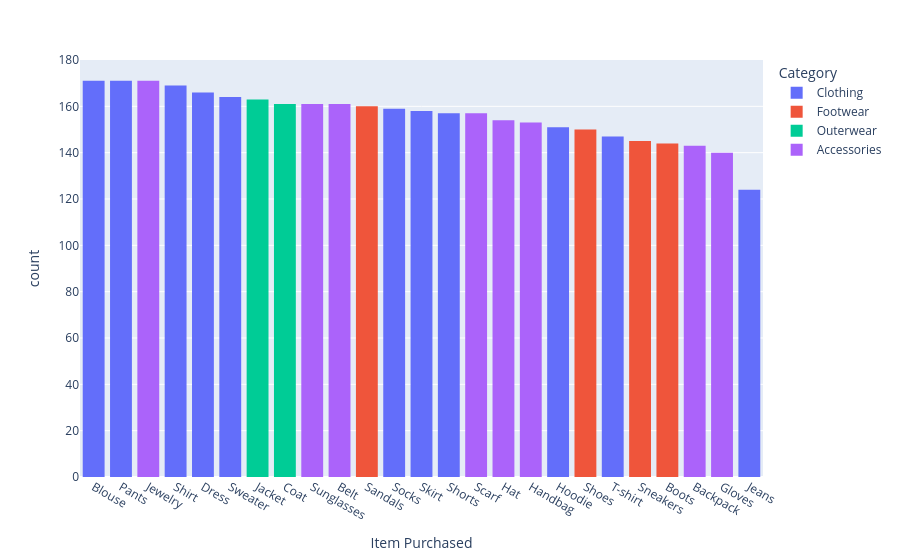

Here is the notebook cell this chart was saved with:
### Code cell
fig = px.histogram(shop, x='Item Purchased' , color = 'Category')
fig.update_layout(xaxis={'categoryorder':'total descending'})
fig.show()

### Figure 1 — Plotly figure (JSON) as saved in the notebook; plotly's stock layout.template omitted (floating-point values rounded to 4 significant figures; data arrays with more than 128 entries replaced by an {"elided": "..."} marker saying what was removed)
{"data": [{"bingroup": "x", "hovertemplate": "Category=Clothing<br>Item Purchased=%{x}<br>count=%{y}<extra></extra>", "legendgroup": "Clothing", "marker": {"color": "#636efa", "pattern": {"shape": ""}}, "name": "Clothing", "orientation": "v", "showlegend": true, "type": "histogram", "x": {"elided": "1737 str values"}, "xaxis": "x", "yaxis": "y"}, {"bingroup": "x", "hovertemplate": "Category=Footwear<br>Item Purchased=%{x}<br>count=%{y}<extra></extra>", "legendgroup": "Footwear", "marker": {"color": "#EF553B", "pattern": {"shape": ""}}, "name": "Footwear", "orientation": "v", "showlegend": true, "type": "histogram", "x": {"elided": "599 str values"}, "xaxis": "x", "yaxis": "y"}, {"bingroup": "x", "hovertemplate": "Category=Outerwear<br>Item Purchased=%{x}<br>count=%{y}<extra></extra>", "legendgroup": "Outerwear", "marker": {"color": "#00cc96", "pattern": {"shape": ""}}, "name": "Outerwear", "orientation": "v", "showlegend": true, "type": "histogram", "x": {"elided": "324 str values"}, "xaxis": "x", "yaxis": "y"}, {"bingroup": "x", "hovertemplate": "Category=Accessories<br>Item Purchased=%{x}<br>count=%{y}<extra></extra>", "legendgroup": "Accessories", "marker": {"color": "#ab63fa", "pattern": {"shape": ""}}, "name": "Accessories", "orientation": "v", "showlegend": true, "type": "histogram", "x": {"elided": "1240 str values"}, "xaxis": "x", "yaxis": "y"}], "layout": {"barmode": "relative", "legend": {"title": {"text": "Category"}, "tracegroupgap": 0}, "margin": {"t": 60}, "xaxis": {"anchor": "y", "categoryorder": "total descending", "domain": [0, 1], "title": {"text": "Item Purchased"}}, "yaxis": {"anchor": "x", "domain": [0, 1], "title": {"text": "count"}}}}
